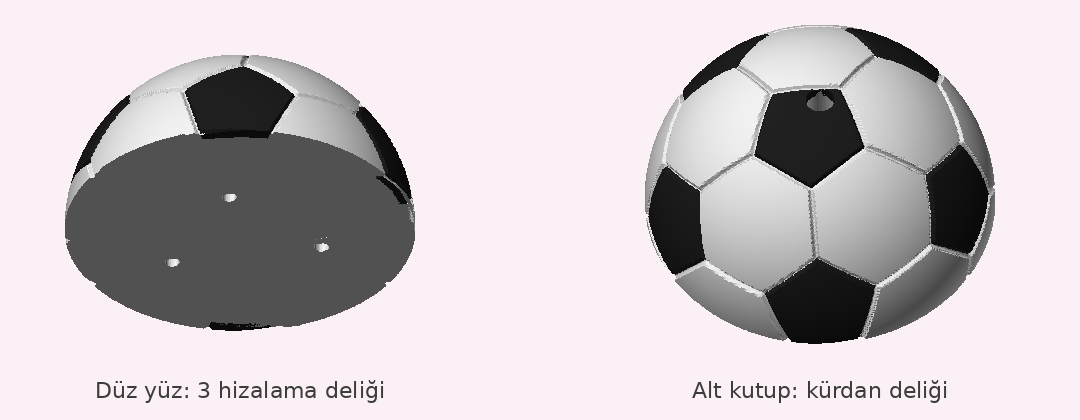

Write the Python code that produced this figure.
"""Yarım kürelerin önizlemesi (ressam algoritmasıyla basit çizim) -> yarim_onizleme.png"""
import numpy as np
import trimesh
from PIL import Image, ImageDraw

W, H = 1200, 560
img = Image.new("RGB", (W, H), (250, 240, 245))
dr = ImageDraw.Draw(img)
L = np.array([-0.4, -0.5, 0.75]); L /= np.linalg.norm(L)


def draw(path_w, path_b, cx, cy, scale, rx, rz, flip=False):
    tris, cols = [], []
    for path, base in ((path_w, 0.95), (path_b, 0.13)):
        m = trimesh.load(path)
        v = m.vertices - [0, 0, 0]
        if flip:  # düz yüz kameraya baksın
            v = v * [1, -1, -1]
        c, s = np.cos(rz), np.sin(rz)
        v = v @ np.array([[c, -s, 0], [s, c, 0], [0, 0, 1]]).T
        c, s = np.cos(rx), np.sin(rx)
        v = v @ np.array([[1, 0, 0], [0, c, -s], [0, s, c]]).T
        f = v[m.faces]
        n = np.cross(f[:, 1] - f[:, 0], f[:, 2] - f[:, 0])
        n /= np.linalg.norm(n, axis=1, keepdims=True) + 1e-12
        vis = n[:, 1] < 0  # kamera -y yönünden bakıyor
        shade = np.clip(0.35 + 0.65 * np.clip(-(n @ [L[0], L[2], -L[1]]), 0, 1), 0, 1)
        shade = np.clip(0.3 + 0.7 * np.abs(n @ np.array([-0.3, -0.8, 0.5]) / np.linalg.norm([-0.3, -0.8, 0.5])), 0, 1)
        for tri, sh in zip(f[vis], shade[vis]):
            tris.append(tri); cols.append(base * sh)
    tris = np.array(tris)
    order = np.argsort(-tris[:, :, 1].mean(1))
    for k in order:
        t = tris[k]
        pts = [(cx + p[0] * scale, cy - p[2] * scale) for p in t]
        g = int(255 * cols[k])
        dr.polygon(pts, fill=(g, g, g))


import tempfile, os
from PIL import ImageFont
# Ayrı beyaz/siyah STL'ler yalnızca 3MF içinde; önizleme için yeniden üret
from yarim_top import halves
h = halves(50)
tmp = tempfile.mkdtemp()
for side in ("ust", "alt"):
    h[side][1].export(f"{tmp}/w_{side}.stl"); h[side][2].export(f"{tmp}/b_{side}.stl")
draw(f"{tmp}/w_ust.stl", f"{tmp}/b_ust.stl", 300, 330, 7, np.radians(-35), np.radians(20))
draw(f"{tmp}/w_alt.stl", f"{tmp}/b_alt.stl", 880, 300, 7, np.radians(55), np.radians(-20))
font = ImageFont.truetype("DejaVuSans.ttf", 22)
dr.text((300, 490), "Düz yüz: 3 hizalama deliği", fill=(60, 60, 60), font=font, anchor="mm")
dr.text((880, 490), "Alt kutup: kürdan deliği", fill=(60, 60, 60), font=font, anchor="mm")
img.save("yarim_onizleme.png")
